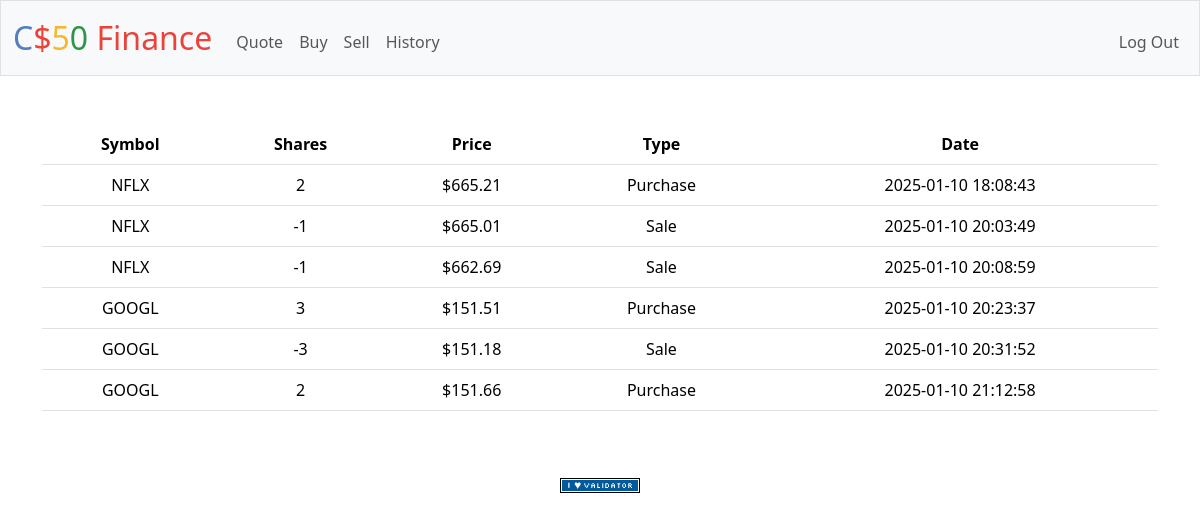
Screenshot of /history (signed in) with the database file from the repository.
### tables this page shows
CREATE TABLE transactions(
id INTEGER,
user_id INTEGER,
symbol TEXT,
shares INTEGER,
price FLOAT,
date TIMESTAMP, currentprice FLOAT, type TEXT,
PRIMARY KEY(id)
);

### app.py (the view)
@app.route("/history")
@login_required
def history():
    user_id = session["user_id"]
    transactions_db = db.execute("SELECT symbol, shares, price, date, type FROM transactions WHERE user_id = ?", user_id)
    return render_template("history.html", transactions = transactions_db)

### app.py (called while the page is built)
@app.after_request
def after_request(response):
    response.headers["Cache-Control"] = "no-cache, no-store, must-revalidate"
    response.headers["Expires"] = 0
    response.headers["Pragma"] = "no-cache"
    return response

### helpers.py (called while the page is built)
def login_required(f):
    @wraps(f)
    def decorated_function(*args, **kwargs):
        if session.get("user_id") is None:
            return redirect("/login")
        return f(*args, **kwargs)
    return decorated_function

def usd(value):
    return f"${value:,.2f}"

### templates/history.html (shortened to what this page needs)
{% extends "layout.html" %}
{% block main %}
    {% set total = 0 %}
    <table class="table">
        <thead>
          <tr>
            <th scope="col">Symbol</th>
            <th scope="col">Shares</th>
            <th scope="col">Price</th>
            <th scope="col">Type</th>
            <th scope="col">Date</th>
          </tr>
        </thead>
        <tbody>
        {% for row in transactions %}
            <tr>
                <td>{{ row["symbol"] }}</td>
                <td>{{ row["shares"] }}</td>
                <td>{{ row["price"] | usd }}</td>
                <td>{{ row["type"] }}</td>
                <td>{{ row["date"] }}</td>
            </tr>
        {% endfor %}
        </tbody>
    </table>
{% endblock %}

### templates/layout.html (shortened to what this page needs)
<!DOCTYPE html>
<html lang="en">
    <head>
        <link href="https://cdn.jsdelivr.net/npm/bootstrap@5.3.3/dist/css/bootstrap.min.css" rel="stylesheet">
        <link href="/static/styles.css" rel="stylesheet">
    </head>
    <body>
        <nav class="bg-light border navbar navbar-expand-md navbar-light">
            <div class="container-fluid">
                <a class="navbar-brand" href="/"><span class="blue">C</span><span class="red">$</span><span class="yellow">5</span><span class="green">0</span> <span class="red">Finance</span></a>
                <div class="collapse navbar-collapse" id="navbar">
                    {% if session["user_id"] %}
                        <ul class="navbar-nav me-auto mt-2">
                            <li class="nav-item"><a class="nav-link" href="/quote">Quote</a></li>
                            <li class="nav-item"><a class="nav-link" href="/buy">Buy</a></li>
                            <li class="nav-item"><a class="nav-link" href="/sell">Sell</a></li>
                            <li class="nav-item"><a class="nav-link" href="/history">History</a></li>
                        </ul>
                        <ul class="navbar-nav ms-auto mt-2">
                            <li class="nav-item"><a class="nav-link" href="/logout">Log Out</a></li>
                        </ul>
                    {% else %}
                        <ul class="navbar-nav ms-auto mt-2">
                            <li class="nav-item"><a class="nav-link" href="/register">Register</a></li>
                            <li class="nav-item"><a class="nav-link" href="/login">Log In</a></li>
                        </ul>
                    {% endif %}
                </div>
            </div>
        </nav>
        <main class="container py-5 text-center">
            {% block main %}{% endblock %}
        </main>
        <footer class="mb-5">
            <form action="https://validator.w3.org/check" class="text-center" enctype="multipart/form-data" method="post" target="_blank">
                <input alt="Validate" src="/static/I_heart_validator.png" type="image">
            </form>
        </footer>
    </body>
</html>

### static/styles.css (style rules this page uses)
nav .navbar-brand { font-size: xx-large; }
nav .navbar-brand .blue { color: #537fbe; }
nav .navbar-brand .red { color: #ea433b; }
nav .navbar-brand .yellow { color: #f5b82e; }
nav .navbar-brand .green { color: #2e944b; }

### rows the page displays
transactions: symbol "NFLX", shares "2", price "$665.21", type "Purchase", date "2025-01-10 18:08:43"
transactions: symbol "NFLX", shares "-1", price "$665.01", type "Sale", date "2025-01-10 20:03:49"
transactions: symbol "NFLX", shares "-1", price "$662.69", type "Sale", date "2025-01-10 20:08:59"
transactions: symbol "GOOGL", shares "3", price "$151.51", type "Purchase", date "2025-01-10 20:23:37"
transactions: symbol "GOOGL", shares "-3", price "$151.18", type "Sale", date "2025-01-10 20:31:52"
transactions: symbol "GOOGL", shares "2", price "$151.66", type "Purchase", date "2025-01-10 21:12:58"
